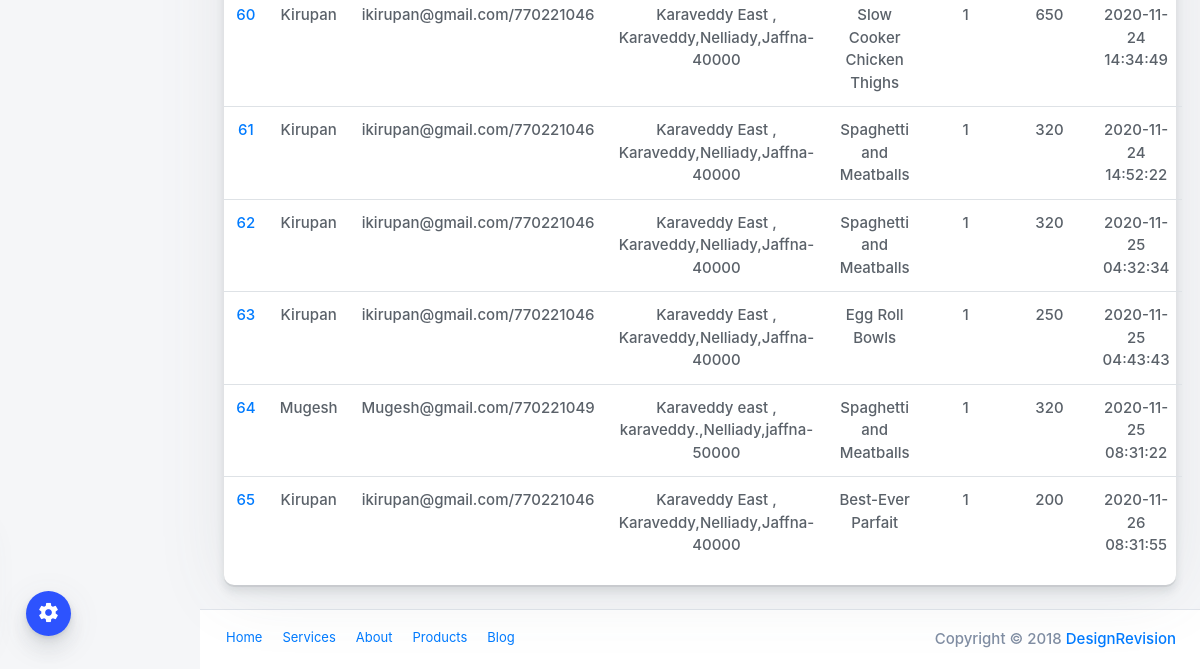
Before: /admin/orders.php (signed in, lower part) with the older database file.
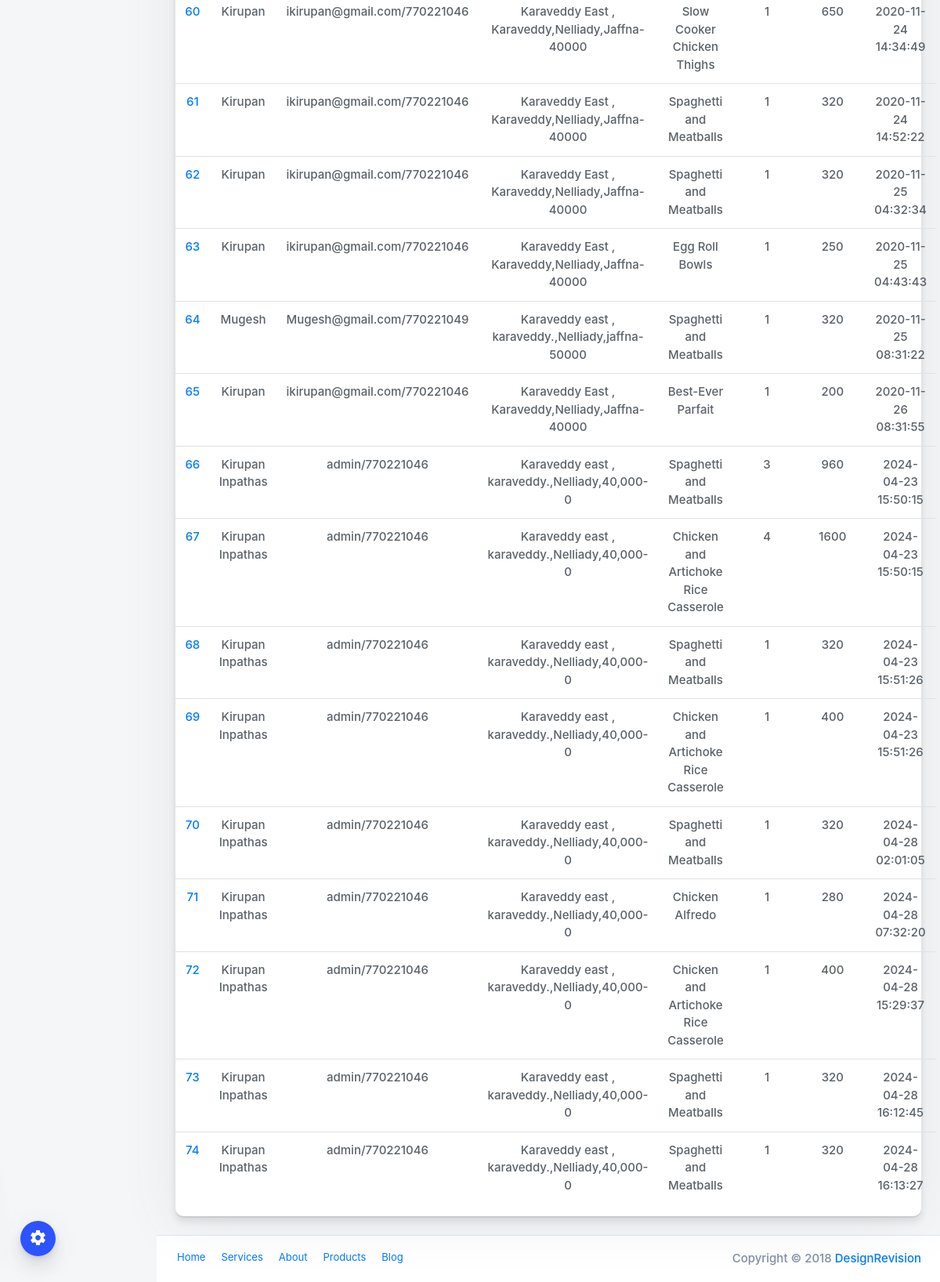
After: the same page with the newer database file.
### tables this page shows
CREATE TABLE `orders` (
  `id` int(11) NOT NULL,
  `bill_no` int(4) DEFAULT NULL,
  `userId` int(11) DEFAULT NULL,
  `productId` varchar(255) DEFAULT NULL,
  `quantity` int(11) DEFAULT NULL,
  `orderDate` timestamp NOT NULL DEFAULT current_timestamp(),
  `paymentMethod` varchar(50) DEFAULT NULL,
  `orderStatus` varchar(55) DEFAULT NULL
);

CREATE TABLE `users` (
  `id` int(11) NOT NULL,
  `name` varchar(255) DEFAULT NULL,
  `email` varchar(255) DEFAULT NULL,
  `contactno` bigint(11) DEFAULT NULL,
  `password` varchar(255) DEFAULT NULL,
  `shippingAddress` longtext DEFAULT NULL,
  `shippingState` varchar(255) DEFAULT NULL,
  `shippingCity` varchar(255) DEFAULT NULL,
  `shippingPincode` int(11) DEFAULT NULL,
  `billingAddress` longtext DEFAULT NULL,
  `billingState` varchar(255) DEFAULT NULL,
  `billingCity` varchar(255) DEFAULT NULL,
  `billingPincode` int(11) DEFAULT NULL,
  `regDate` timestamp NOT NULL DEFAULT current_timestamp(),
  `updationDate` varchar(255) DEFAULT NULL
);

CREATE TABLE `products` (
  `id` int(11) NOT NULL,
  `category` int(11) NOT NULL,
  `subCategory` int(11) DEFAULT NULL,
  `productName` varchar(255) DEFAULT NULL,
  `productCompany` varchar(255) DEFAULT NULL,
  `productPrice` int(11) DEFAULT NULL,
  `productPriceBeforeDiscount` int(11) DEFAULT NULL,
  `productDescription` longtext DEFAULT NULL,
  `productImage1` varchar(255) DEFAULT NULL,
  `productImage2` varchar(255) DEFAULT NULL,
  `productImage3` varchar(255) DEFAULT NULL,
  `shippingCharge` int(11) DEFAULT NULL,
  `productAvailability` varchar(255) DEFAULT NULL,
  `postingDate` timestamp NULL DEFAULT current_timestamp(),
  `updationDate` varchar(255) DEFAULT NULL
);

### admin/orders.php (the view, shortened to what this page needs)
<?php
include("include/config.php");
if(strlen($_SESSION['admin_login'])==0)
	{
header('location:/eshopper/admin');
}
else{
?>
<!doctype html>
<html class="no-js h-100" lang="en">
  <head>
    <link href="https://use.fontawesome.com/releases/v5.0.6/css/all.css" rel="stylesheet">
    <link rel="stylesheet" href="https://stackpath.bootstrapcdn.com/bootstrap/4.1.3/css/bootstrap.min.css">
    <link rel="stylesheet" id="main-stylesheet" data-version="1.1.0" href="styles/shards-dashboards.1.1.0.min.css">
    <link rel="stylesheet" href="styles/extras.1.1.0.min.css">
  </head>
  <body class="h-100">
    <div class="color-switcher-toggle animated pulse infinite">
      <i class="material-icons">settings</i>
    </div>
    <div class="container-fluid">
      <div class="row">
        <main class="main-content col-lg-10 col-md-9 col-sm-12 p-0 offset-lg-2 offset-md-3">
          <div class="main-content-container container-fluid px-4">
            <div class="row">
              <div class="col">
                <div class="card card-small mb-4">
                  <div class="card-body p-0 pb-3 text-center">
                    <table class="table mb-0">
                      <tbody>
<?php
$query=mysqli_query($con,"select users.name as username,users.email as useremail,users.contactno as usercontact,users.shippingAddress as shippingaddress,users.shippingCity
as shippingcity,users.shippingState as shippingstate,users.shippingPincode as shippingpincode,products.productName as productname,products.shippingCharge as shippingcharge,orders.quantity
as quantity,orders.orderDate as orderdate,products.productPrice as productprice,orders.id as id  from orders join users on  orders.userId=users.id join products on products.id=orders.productId
where orders.orderDate");
$cnt=1;
while($row=mysqli_fetch_array($query))
{
?>
                        <tr>
                          <td><a href="orders-view?oid=<?php echo htmlentities($row['id']); ?>"><?php echo htmlentities($row['id']);?></a></td>
                          <td><?php echo htmlentities($row['username']);?></td>
                          <td><?php echo htmlentities($row['useremail']);?>/<?php echo htmlentities($row['usercontact']);?></td>
                          <td><?php echo htmlentities($row['shippingaddress'].",".$row['shippingcity'].",".$row['shippingstate']."-".$row['shippingpincode']);?></td>
                          <td><?php echo htmlentities($row['productname']);?></td>
						  <td><?php echo htmlentities($row['quantity']);?></td>
						  <td><?php echo htmlentities($row['quantity']*$row['productprice']+$row['shippingcharge']);?></td>
                          <td><?php echo htmlentities($row['orderdate']);?></td>
                        </tr>
<?php $cnt=$cnt+1; }?>
                      </tbody>
                    </table>
                  </div>
                </div>
              </div>
            </div>
          </div>
          <footer class="main-footer d-flex p-2 px-3 bg-white border-top">
            <ul class="nav">
              <li class="nav-item">
                <a class="nav-link" href="#">Home</a>
              </li>
              <li class="nav-item">
                <a class="nav-link" href="#">Services</a>
              </li>
              <li class="nav-item">
                <a class="nav-link" href="#">About</a>
              </li>
              <li class="nav-item">
                <a class="nav-link" href="#">Products</a>
              </li>
              <li class="nav-item">
                <a class="nav-link" href="#">Blog</a>
              </li>
            </ul>
            <span class="copyright ml-auto my-auto mr-2">Copyright © 2018
              <a href="https://designrevision.com" rel="nofollow">DesignRevision</a>
            </span>
          </footer>
        </main>
      </div>
    </div>
  </body>
</html>
<?php }?>

Changed rows visible on the page:
added orders: id "66", userId.name "Kirupan Inpathas", userId.email "admin", userId.contactno "770221046", userId.shippingPincode "Karaveddy east , karaveddy.,Nelliady,40,000-0", productId.productName "Spaghetti and Meatballs", quantity "3", $row['quantity']*$row['productprice']+$row['shippingcharge'] "960", orderDate "2024-04-23 15:50:15"
added orders: id "67", userId.name "Kirupan Inpathas", userId.email "admin", userId.contactno "770221046", userId.shippingPincode "Karaveddy east , karaveddy.,Nelliady,40,000-0", productId.productName "Chicken and Artichoke Rice Casserole", quantity "4", $row['quantity']*$row['productprice']+$row['shippingcharge'] "1600", orderDate "2024-04-23 15:50:15"
added orders: id "68", userId.name "Kirupan Inpathas", userId.email "admin", userId.contactno "770221046", userId.shippingPincode "Karaveddy east , karaveddy.,Nelliady,40,000-0", productId.productName "Spaghetti and Meatballs", quantity "1", $row['quantity']*$row['productprice']+$row['shippingcharge'] "320", orderDate "2024-04-23 15:51:26"
added orders: id "69", userId.name "Kirupan Inpathas", userId.email "admin", userId.contactno "770221046", userId.shippingPincode "Karaveddy east , karaveddy.,Nelliady,40,000-0", productId.productName "Chicken and Artichoke Rice Casserole", quantity "1", $row['quantity']*$row['productprice']+$row['shippingcharge'] "400", orderDate "2024-04-23 15:51:26"
added orders: id "70", userId.name "Kirupan Inpathas", userId.email "admin", userId.contactno "770221046", userId.shippingPincode "Karaveddy east , karaveddy.,Nelliady,40,000-0", productId.productName "Spaghetti and Meatballs", quantity "1", $row['quantity']*$row['productprice']+$row['shippingcharge'] "320", orderDate "2024-04-28 02:01:05"
added orders: id "71", userId.name "Kirupan Inpathas", userId.email "admin", userId.contactno "770221046", userId.shippingPincode "Karaveddy east , karaveddy.,Nelliady,40,000-0", productId.productName "Chicken Alfredo", quantity "1", $row['quantity']*$row['productprice']+$row['shippingcharge'] "280", orderDate "2024-04-28 07:32:20"
added orders: id "72", userId.name "Kirupan Inpathas", userId.email "admin", userId.contactno "770221046", userId.shippingPincode "Karaveddy east , karaveddy.,Nelliady,40,000-0", productId.productName "Chicken and Artichoke Rice Casserole", quantity "1", $row['quantity']*$row['productprice']+$row['shippingcharge'] "400", orderDate "2024-04-28 15:29:37"
added orders: id "73", userId.name "Kirupan Inpathas", userId.email "admin", userId.contactno "770221046", userId.shippingPincode "Karaveddy east , karaveddy.,Nelliady,40,000-0", productId.productName "Spaghetti and Meatballs", quantity "1", $row['quantity']*$row['productprice']+$row['shippingcharge'] "320", orderDate "2024-04-28 16:12:45"
added orders: id "74", userId.name "Kirupan Inpathas", userId.email "admin", userId.contactno "770221046", userId.shippingPincode "Karaveddy east , karaveddy.,Nelliady,40,000-0", productId.productName "Spaghetti and Meatballs", quantity "1", $row['quantity']*$row['productprice']+$row['shippingcharge'] "320", orderDate "2024-04-28 16:13:27"
